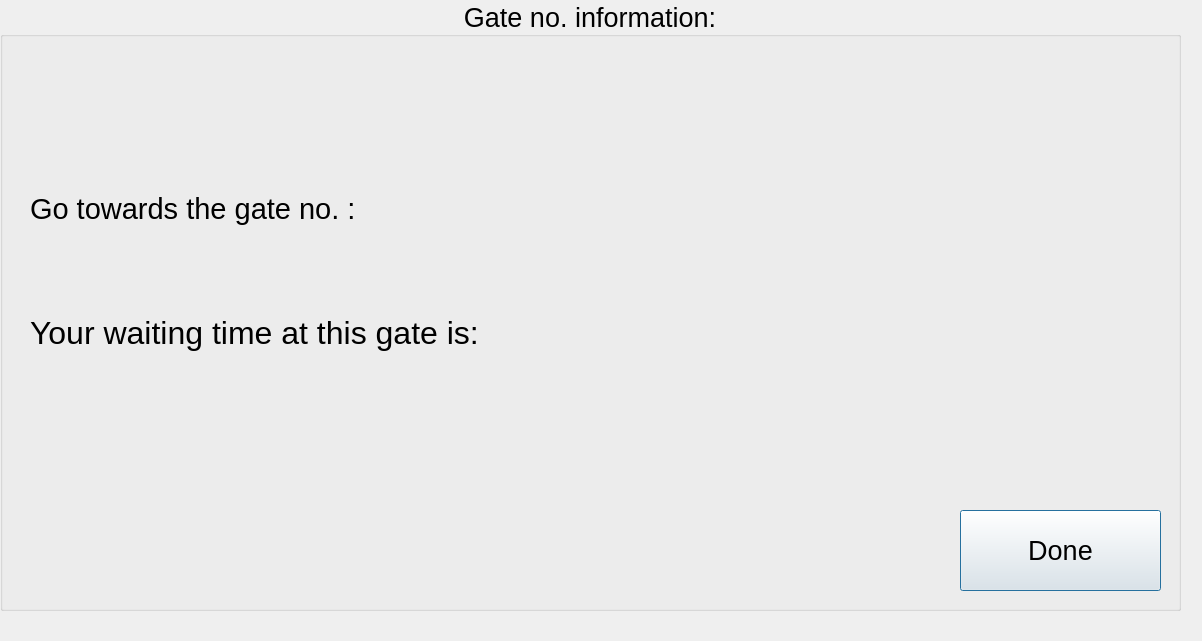
<?xml version="1.0" encoding="UTF-8"?>
<ui version="4.0">
 <class>GOTO</class>
 <widget class="QDialog" name="GOTO">
  <property name="geometry">
   <rect>
    <x>0</x>
    <y>0</y>
    <width>1202</width>
    <height>641</height>
   </rect>
  </property>
  <property name="windowTitle">
   <string>Dialog</string>
  </property>
  <widget class="QGroupBox" name="groupBox">
   <property name="geometry">
    <rect>
     <x>0</x>
     <y>0</y>
     <width>1181</width>
     <height>611</height>
    </rect>
   </property>
   <property name="font">
    <font>
     <pointsize>20</pointsize>
    </font>
   </property>
   <property name="title">
    <string>Gate no. information:</string>
   </property>
   <property name="alignment">
    <set>Qt::AlignCenter</set>
   </property>
   <widget class="QPushButton" name="pushButton_2">
    <property name="geometry">
     <rect>
      <x>960</x>
      <y>510</y>
      <width>201</width>
      <height>81</height>
     </rect>
    </property>
    <property name="font">
     <font>
      <pointsize>20</pointsize>
     </font>
    </property>
    <property name="text">
     <string>Done</string>
    </property>
   </widget>
   <widget class="QWidget" name="layoutWidget_2">
    <property name="geometry">
     <rect>
      <x>30</x>
      <y>150</y>
      <width>1131</width>
      <height>241</height>
     </rect>
    </property>
    <layout class="QVBoxLayout" name="verticalLayout_2">
     <item>
      <layout class="QHBoxLayout" name="horizontalLayout_3">
       <item>
        <widget class="QLabel" name="label_2">
         <property name="font">
          <font>
           <pointsize>22</pointsize>
          </font>
         </property>
         <property name="text">
          <string>Go towards the gate no. :</string>
         </property>
        </widget>
       </item>
       <item>
        <widget class="QLabel" name="GateNoNC_2">
         <property name="font">
          <font>
           <pointsize>14</pointsize>
          </font>
         </property>
         <property name="text">
          <string/>
         </property>
        </widget>
       </item>
      </layout>
     </item>
     <item>
      <layout class="QHBoxLayout" name="horizontalLayout_4">
       <item>
        <widget class="QLabel" name="label_4">
         <property name="font">
          <font>
           <pointsize>24</pointsize>
          </font>
         </property>
         <property name="text">
          <string>Your waiting time at this gate is:</string>
         </property>
        </widget>
       </item>
       <item>
        <widget class="QLabel" name="WaitTimeNC_2">
         <property name="font">
          <font>
           <pointsize>14</pointsize>
          </font>
         </property>
         <property name="text">
          <string/>
         </property>
        </widget>
       </item>
      </layout>
     </item>
    </layout>
   </widget>
  </widget>
 </widget>
 <resources/>
 <connections/>
</ui>
